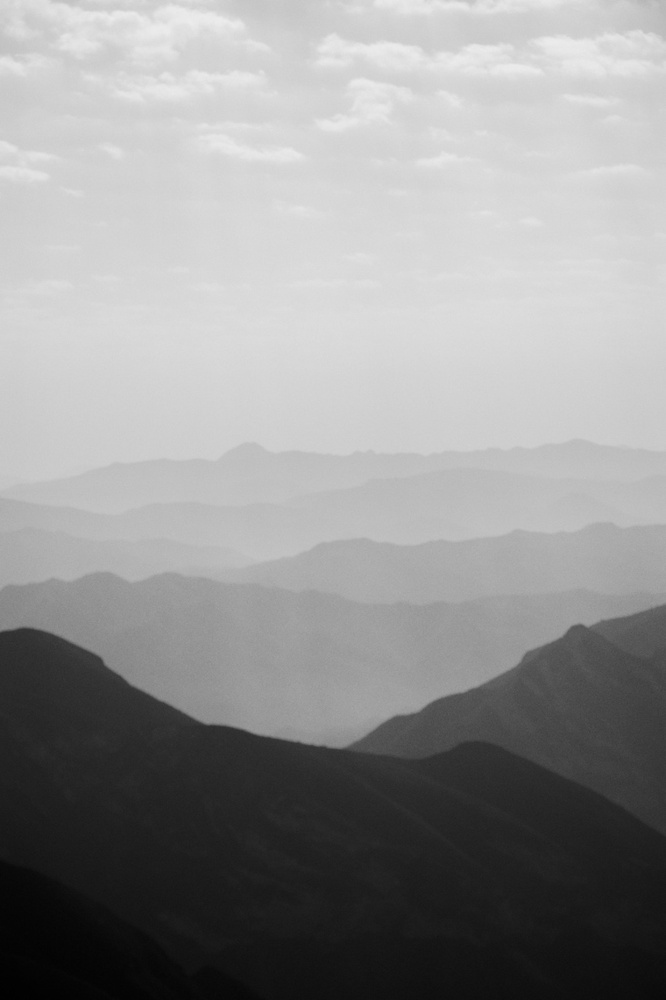
#> input picture ödev03-04/image5.jpeg, 666 x 1000 px, shrunk from 1066 x 1600 before the run, found by its file name
$ jupyter execute --allow-errors min_max_olcekleme.ipynb
#> lines starting #> are read from the running program, lines starting #| are printed output that depends on the picture
<a href="https://colab.research.google.com/github/hilalkaynarcali/goruntu-isleme/blob/main/min_max_olcekleme.ipynb" target="_parent"></a>

[cell 1]
import cv2
import numpy as np
import matplotlib.pyplot as plt

[cell 2]
from google.colab import files
yuklenen = files.upload()
#> the answer given: image5.jpeg
dosya_adi = list(yuklenen.keys())[0]
print("Yüklenen dosya:", dosya_adi)

[cell 3]
resim = cv2.imread("image5.jpeg", cv2.IMREAD_GRAYSCALE)
#> resim is the input picture: shape (1000, 666); min 0, max 236, mean 147.2

plt.imshow(resim, cmap='gray')
plt.title("Orijinal Görüntü")
plt.axis('off')
plt.show()

[cell 4]
minimum = 255
maksimum = 0

#> (the rest of this cell did not finish here and is left out)

[cell 5]
yukseklik, genislik = resim.shape
#> yukseklik = 1000; genislik = 666

yeni_resim = np.zeros((yukseklik, genislik), dtype=np.uint8)

if maksimum != minimum:
    for i in range(yukseklik):
        for j in range(genislik):

            piksel = resim[i, j]

            yeni_deger = ((piksel - minimum) / (maksimum - minimum)) * 255

            yeni_resim[i, j] = int(yeni_deger)
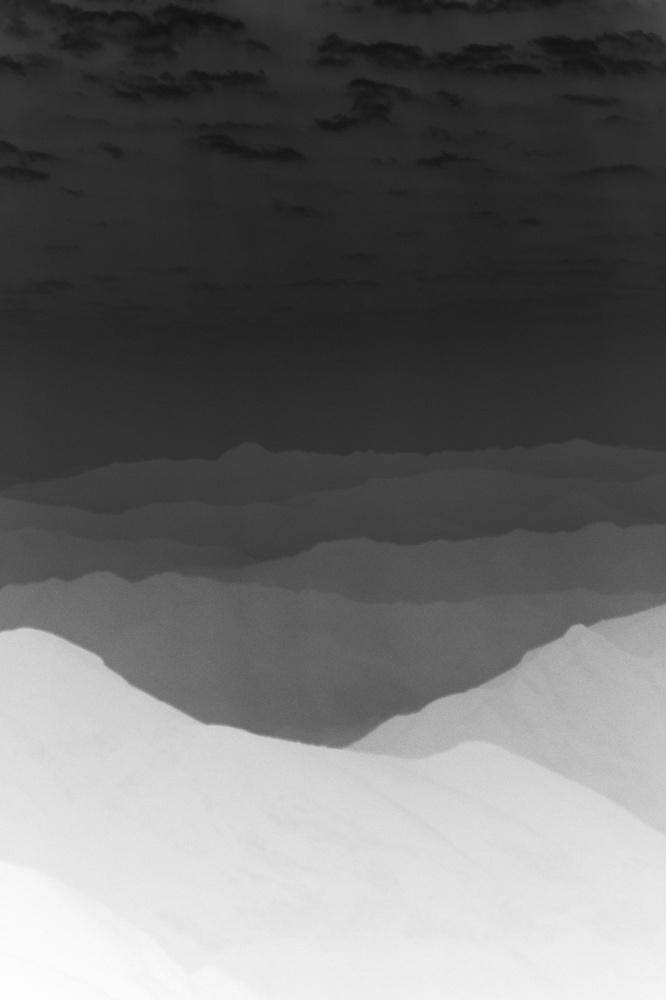
#> yeni_resim: shape (1000, 666); min 19, max 255, mean 107.8

else:
    yeni_resim = resim.copy()

[cell 6]
yeni_minimum = np.min(yeni_resim)
#> yeni_minimum = 19
yeni_maksimum = np.max(yeni_resim)
#> yeni_maksimum = 255

print("Yeni minimum değer:", yeni_minimum)
#| Yeni minimum değer: 19
print("Yeni maksimum değer:", yeni_maksimum)
#| Yeni maksimum değer: 255

[cell 7]
plt.figure(figsize=(12, 5))

plt.subplot(1, 2, 1)
plt.imshow(resim, cmap='gray')
plt.title("Orijinal Görüntü")
plt.axis('off')

plt.subplot(1, 2, 2)
plt.imshow(yeni_resim, cmap='gray')
plt.title("Ölçeklendirilmiş Görüntü")
plt.axis('off')

plt.show()
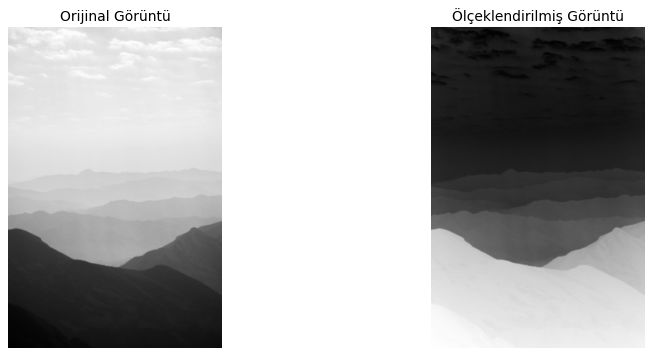
#> figure drawn by matplotlib, 2 panels
